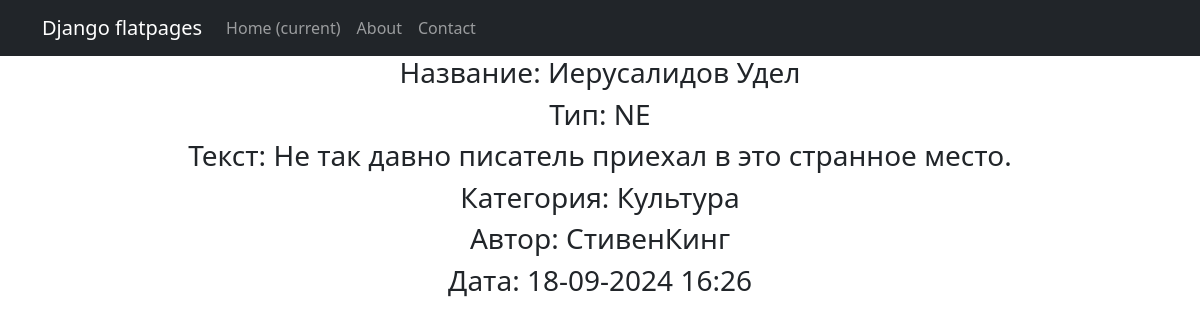
The page /posts/2 on the database its author committed.
### news/models.py (models this page shows, shortened)
class Post(models.Model):
    title = models.CharField(max_length=255)
    type = models.CharField(max_length=2, choices=TYPE, default=news)
    time_in = models.DateTimeField(auto_now_add=True)
    content = models.TextField()
    author = models.ForeignKey("Author", on_delete=models.CASCADE)
    category = models.ManyToManyField("Category", through="PostCategory")
    rating = models.IntegerField(default=0)

class Category(models.Model):
    name = models.CharField(max_length=64, unique=True)
    subscribers = models.ManyToManyField(User, blank=True, null=True, related_name='categories')

class Author(models.Model):
    user = models.OneToOneField(User, on_delete = models.CASCADE)
    post_rating = models.IntegerField(default=0)

### news/views.py (the view)
# urls.py: path('<int:pk>', PostDetail.as_view(), name='post_detail'),
class PostDetail(DetailView):
    model = Post
    template_name = 'flatpages/post.html'
    context_object_name = 'post'

### templates/flatpages/post.html (shortened to what this page needs)
{% extends 'flatpages/default.html' %}
{% block content %}
<h3>Название: {{ post.title }}</h3>
<h3>Тип: {{ post.type }}</h3>
<h3>Текст: {{ post.content}}</h3>
<h3>Категория:
    {% for cat in post.category.all %}
        {{ cat.name }}
    {% endfor %}
</h3>
<h3>Автор: {{ post.author.user }}</h3>
<h3>Дата: {{ post.time_in|date:"d-m-Y H:i" }}</h3>
{% endblock content %}

### rows shown on the page
Post: title "Иерусалидов Удел", type "NE", content "Не так давно писатель приехал в это странное место.", author.user "СтивенКинг", time_in "18-09-2024 16:26"
Category: name "Культура"
